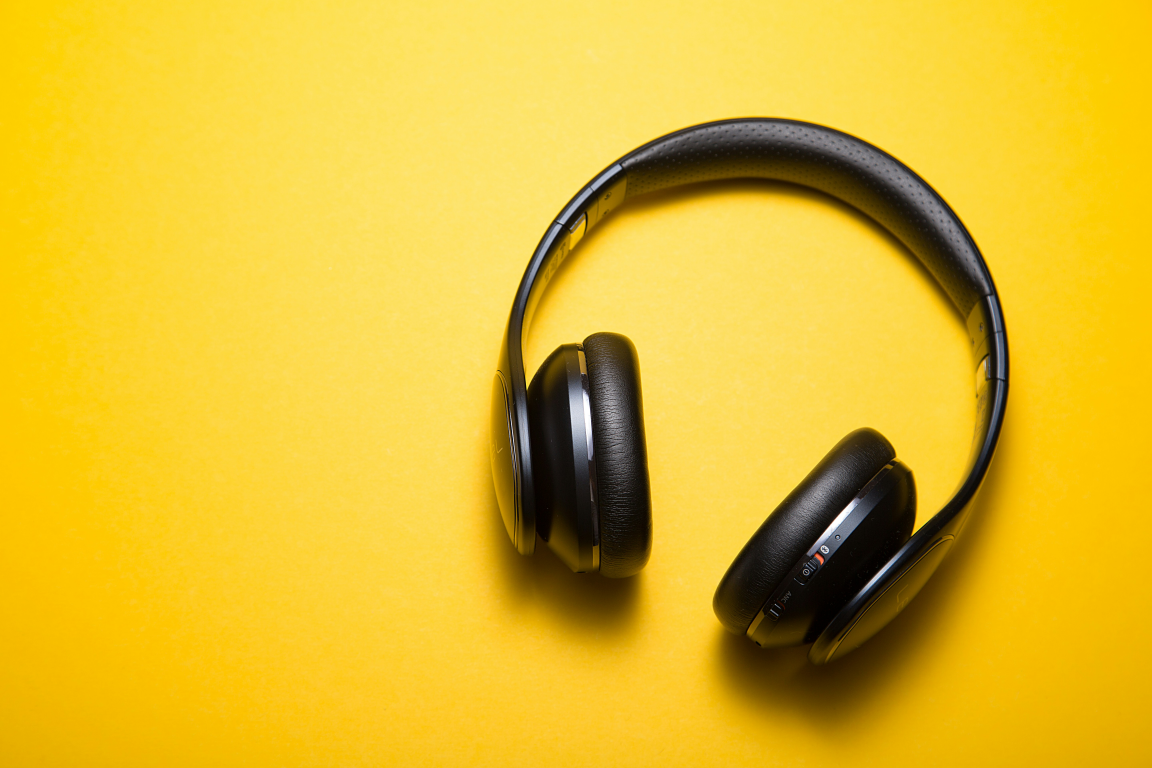
#> input picture backend/test_image.jpg, 5760 x 3840 px (shown at 1/5 size)
$ python -i vision.py   (imports and definitions only)
#> lines starting #> are read from the running program, lines starting #| are printed output that depends on the picture
#> further down, picture is the input picture: PIL image 5760x3840 RGB; mean R, G, B 223.7, 185.9, 45.7
"""
Computer Vision Analysis Pipeline
Uses Pillow + NumPy for:
  - Scene/content classification (rule-based feature analysis)
  - Dominant color palette extraction
  - Image statistics (brightness, contrast, saturation, sharpness)
  - Edge detection (Sobel-like convolution)
  - Object/tag detection via color & feature heuristics
  - EXIF metadata extraction
"""
import io
import base64
import math
import logging
from typing import List, Dict, Tuple, Optional
from PIL import Image, ImageStat, ImageFilter, ImageEnhance
import numpy as np

logger = logging.getLogger(__name__)

# ── Class Labels & Rules ───────────────────────────────────────────────────────

SCENE_CLASSES = [
    "Landscape / Nature",
    "Urban / Architecture",
    "Portrait / People",
    "Food / Cuisine",
    "Animals / Wildlife",
    "Technology / Electronics",
    "Art / Abstract",
    "Indoor / Interior",
    "Night Scene",
    "Aerial / Satellite",
]

# Tag vocabularies used in heuristic tagging
WARM_TAGS = ["warm tones", "golden hour", "sunset vibes", "earthy palette"]
COOL_TAGS = ["cool tones", "blue hour", "overcast", "monochrome"]
VIBRANT_TAGS = ["vibrant", "high saturation", "colorful", "vivid"]
DARK_TAGS = ["dark scene", "low-key lighting", "nighttime", "shadows"]
BRIGHT_TAGS = ["high key", "bright", "well-lit", "overexposed"]
SHARP_TAGS = ["high detail", "sharp focus", "fine texture", "crisp edges"]
BLUR_TAGS = ["bokeh / depth of field", "motion blur", "soft focus"]


# [51 lines left out: functions _rgb_to_hsv, _quantize_palette, not called in this run]


def _compute_image_stats(img: Image.Image) -> Dict:
    """Compute brightness, contrast, sharpness, saturation from image."""
    rgb = img.convert("RGB")
    stat = ImageStat.Stat(rgb)

    # Mean brightness (0-255)
    brightness = float(np.mean(stat.mean))
#> brightness = 151.7

    # Contrast (std dev of all channels)
    contrast = float(np.mean(stat.stddev))
#> contrast = 54.78

    # Sharpness: variance of Laplacian
    gray = rgb.convert("L")
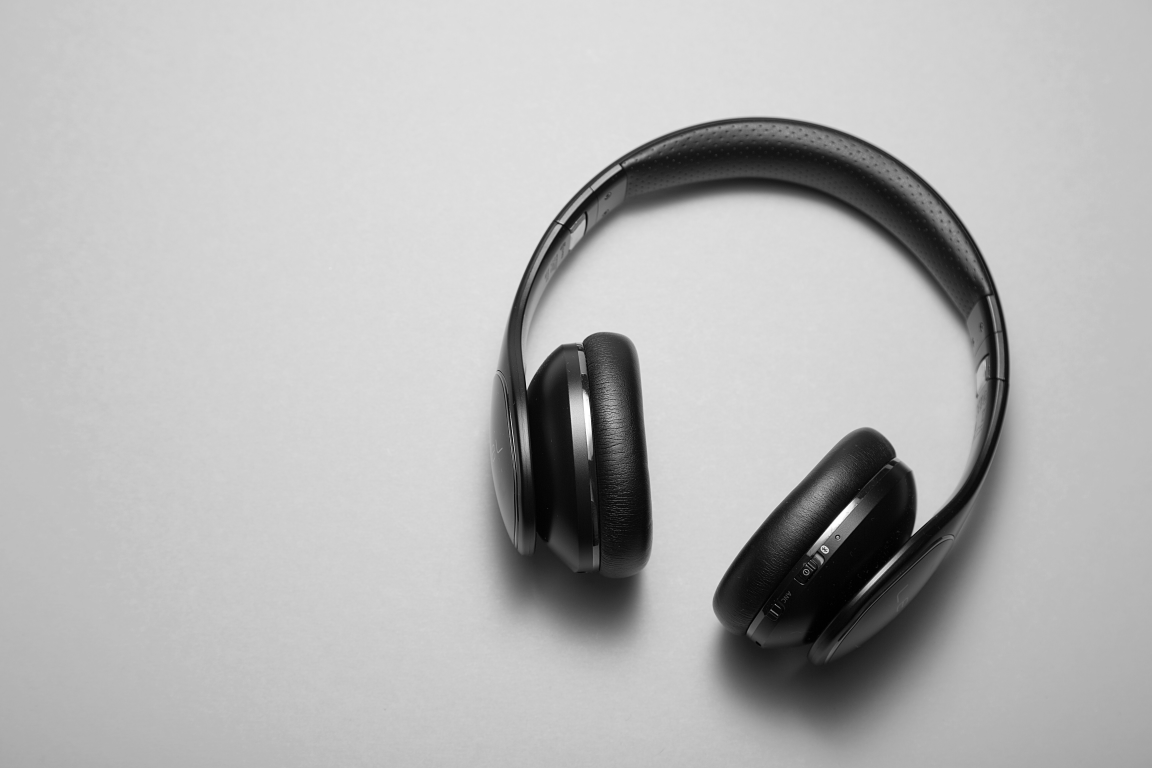
#> gray: PIL image 5760x3840 L (shown at 1/5 size); min 0, max 255, mean 181.2
    gray_arr = np.array(gray, dtype=np.float32)
    laplacian = np.array([
        [0, -1, 0],
        [-1, 4, -1],
        [0, -1, 0],
    ], dtype=np.float32)
    # Manual convolution via PIL filter
    sharp_img = gray.filter(ImageFilter.SHARPEN)
    sharp_arr = np.array(sharp_img, dtype=np.float32)
    sharpness = float(np.var(sharp_arr - gray_arr) / 100.0)
#> sharpness = 0.0296

    # Saturation: convert to HSV and average S channel
    hsv_arr = np.array(rgb, dtype=np.float32) / 255.0
    r, g, b = hsv_arr[:, :, 0], hsv_arr[:, :, 1], hsv_arr[:, :, 2]
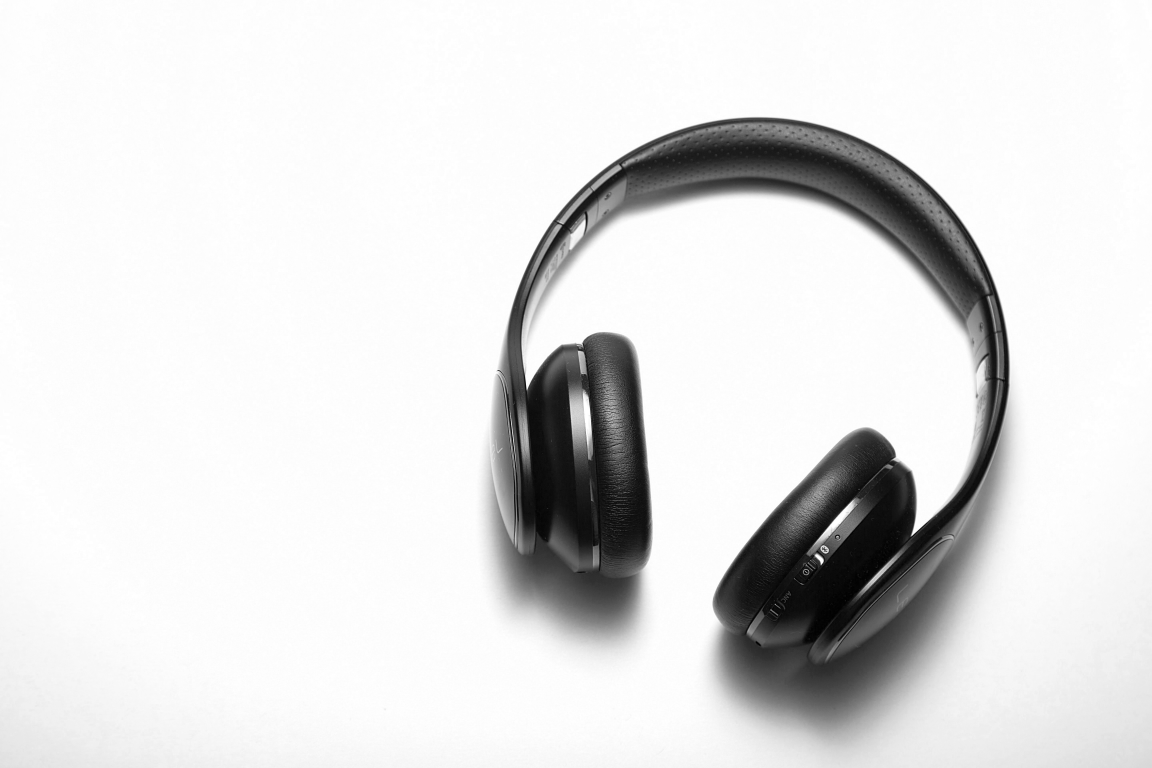
#> r: shape (3840, 5760) float32 (shown at 1/5 size); min 0, max 1, mean 0.877
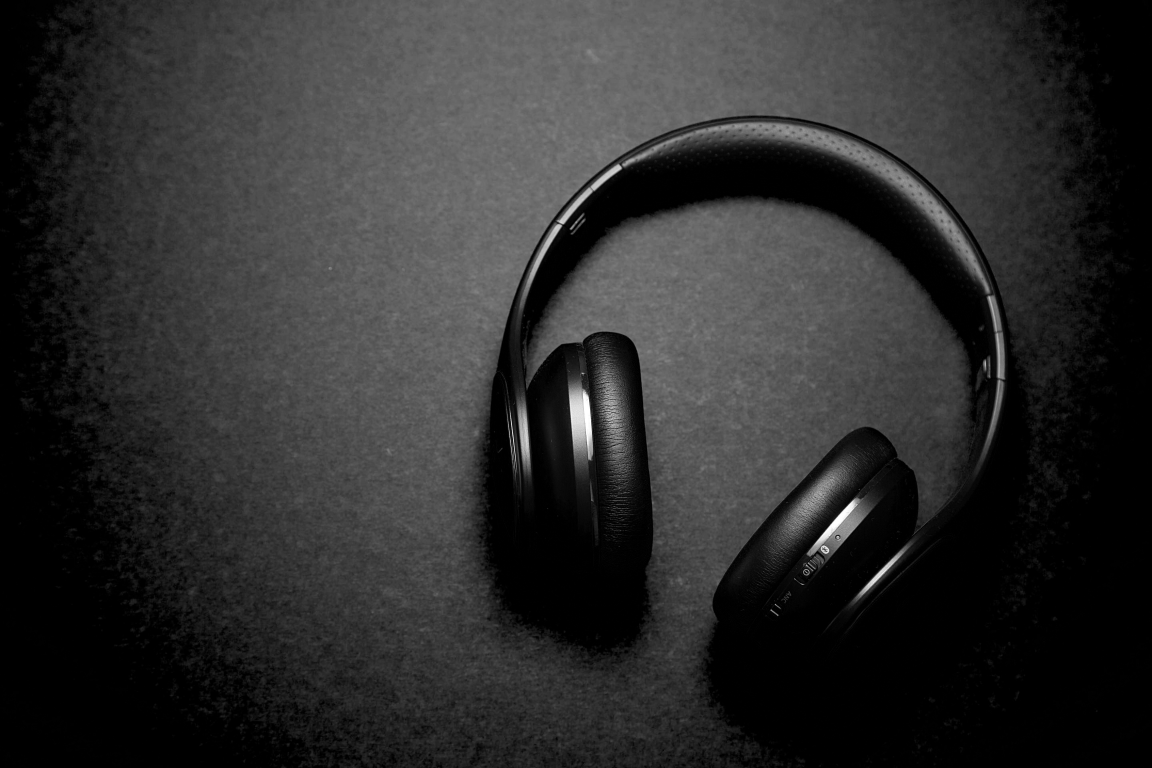
#> b: shape (3840, 5760) float32 (shown at 1/5 size); min 0, max 1, mean 0.179
    mx = np.maximum(np.maximum(r, g), b)
    mn = np.minimum(np.minimum(r, g), b)
    delta = mx - mn
    sat = np.where(mx > 0, delta / mx, 0)
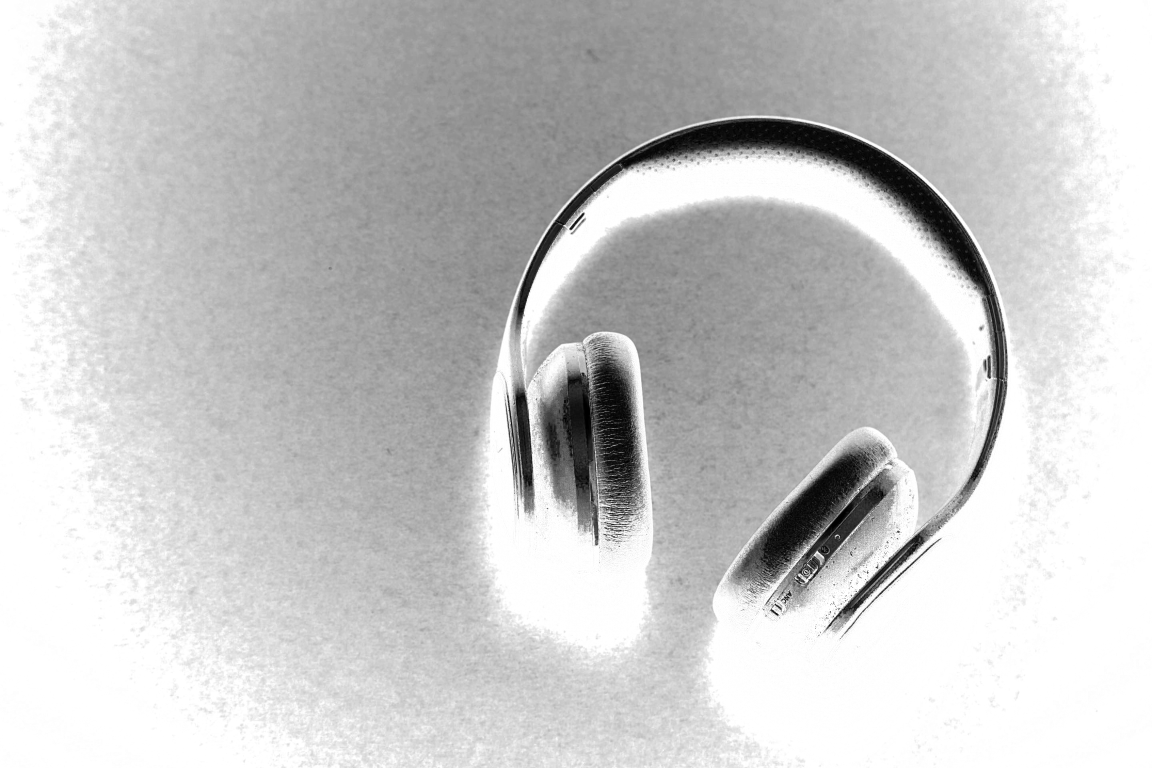
#> sat: shape (3840, 5760) float32 (shown at 1/5 size); min 0, max 1, mean 0.788
    saturation = float(np.mean(sat))
#> saturation = 0.788

    return {
        "brightness": round(brightness / 255.0, 4),
        "brightness_pct": round(brightness / 255.0 * 100, 1),
        "contrast": round(contrast / 128.0, 4),
        "sharpness": round(min(sharpness, 1.0), 4),
        "saturation": round(saturation, 4),
        "saturation_pct": round(saturation * 100, 1),
    }


# [205 lines left out: functions _classify_scene, _generate_tags, _edge_detection_b64, _thumbnail_b64, analyze_image, not called in this run]

>>> from PIL import Image
>>> picture = Image.open('../../test_image.jpg')
>>> result = _compute_image_stats(picture)
#> result = {'brightness': 0.595, 'brightness_pct': 59.5, 'contrast': 0.428, 'sharpness': 0.0296, 'saturation': 0.788, 'saturation_pct': 78.8}
